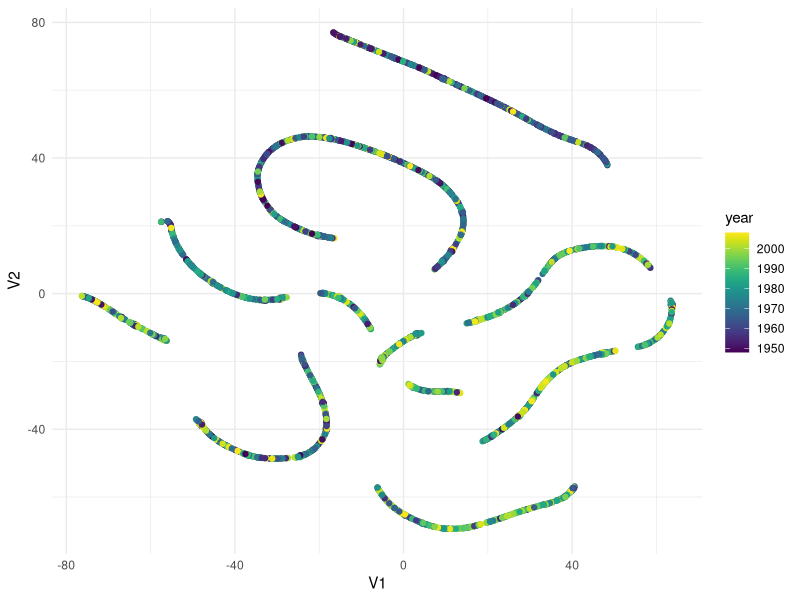

This chart was generated by the following R code:
## ---- chunk 1
knitr::opts_chunk$set(echo = TRUE)
library(ggrepel)
library(tidyverse)
library(skimr)

install.packages("Rtsne")
library(Rtsne)

install.packages("viridis")  # Install
library("viridis")  

set.seed(145804)
## ---- chunk 2
data <- read_csv("./Data/spotify_analysis.csv")
## ---- chunk 3
 sin_lineas <- theme(panel.grid.major = element_blank(),
                    panel.grid.minor = element_blank())
## ---- chunk 4
music <- data[,c(7:16)]
data2 <- data %>%  mutate(duplicated = music %>% duplicated()) %>% filter(duplicated==FALSE)
music2 <- data2[,c(7:16)]


tsne_music <- Rtsne(music2, max_iter=6000, scale=TRUE)
tsne_music_Y <- tsne_music$Y




colnames(tsne_music_Y) <- c("V1", "V2")
dat_tsne <- as_tibble(tsne_music_Y )
dat_tsne$name <- as.character(data2$name)
dat_tsne$top_500 <- data2$top_500
dat_tsne$year<- data2$year

ggplot(dat_tsne, aes(x=V1, y=V2,  colour = year)) + geom_point() +
  scale_color_viridis(discrete = FALSE, option = "D")+theme_minimal() 
